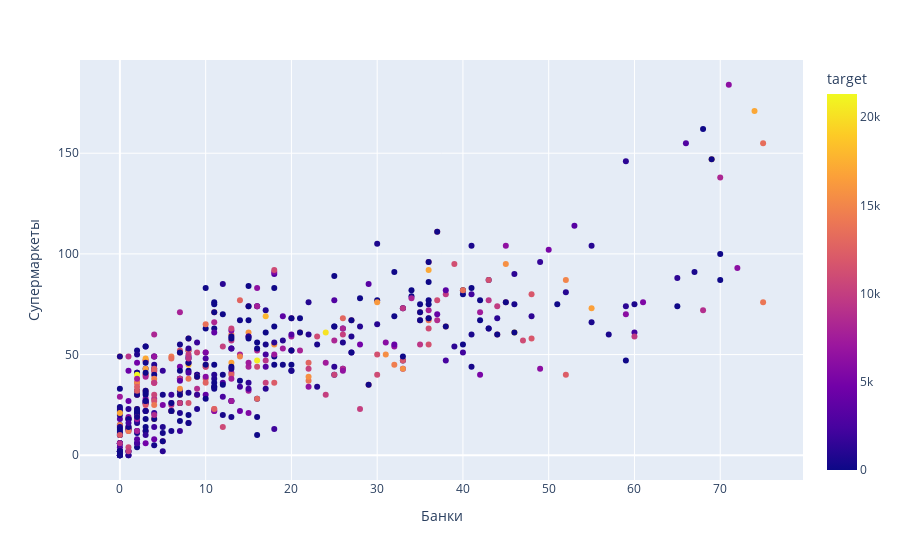

The cell this chart's notebook holds for it:
### Code cell
fig = px.scatter(data, x='Банки', y='Супермаркеты', color='target')
fig.show()

### Figure 1 — Plotly figure (JSON) as saved in the notebook; plotly's stock layout.template omitted (floating-point values rounded to 4 significant figures; data arrays with more than 128 entries replaced by an {"elided": "..."} marker saying what was removed)
{"data": [{"hovertemplate": "Банки=%{x}<br>Супермаркеты=%{y}<br>target=%{marker.color}<extra></extra>", "legendgroup": "", "marker": {"color": {"elided": "535 int values"}, "coloraxis": "coloraxis", "symbol": "circle"}, "mode": "markers", "name": "", "orientation": "v", "showlegend": false, "type": "scatter", "x": {"elided": "535 int values"}, "xaxis": "x", "y": {"elided": "535 int values"}, "yaxis": "y"}], "layout": {"coloraxis": {"colorbar": {"title": {"text": "target"}}, "colorscale": [[0, "#0d0887"], [0.1111, "#46039f"], [0.2222, "#7201a8"], [0.3333, "#9c179e"], [0.4444, "#bd3786"], [0.5556, "#d8576b"], [0.6667, "#ed7953"], [0.7778, "#fb9f3a"], [0.8889, "#fdca26"], [1, "#f0f921"]]}, "legend": {"tracegroupgap": 0}, "margin": {"t": 60}, "xaxis": {"anchor": "y", "domain": [0, 1], "title": {"text": "Банки"}}, "yaxis": {"anchor": "x", "domain": [0, 1], "title": {"text": "Супермаркеты"}}}}
